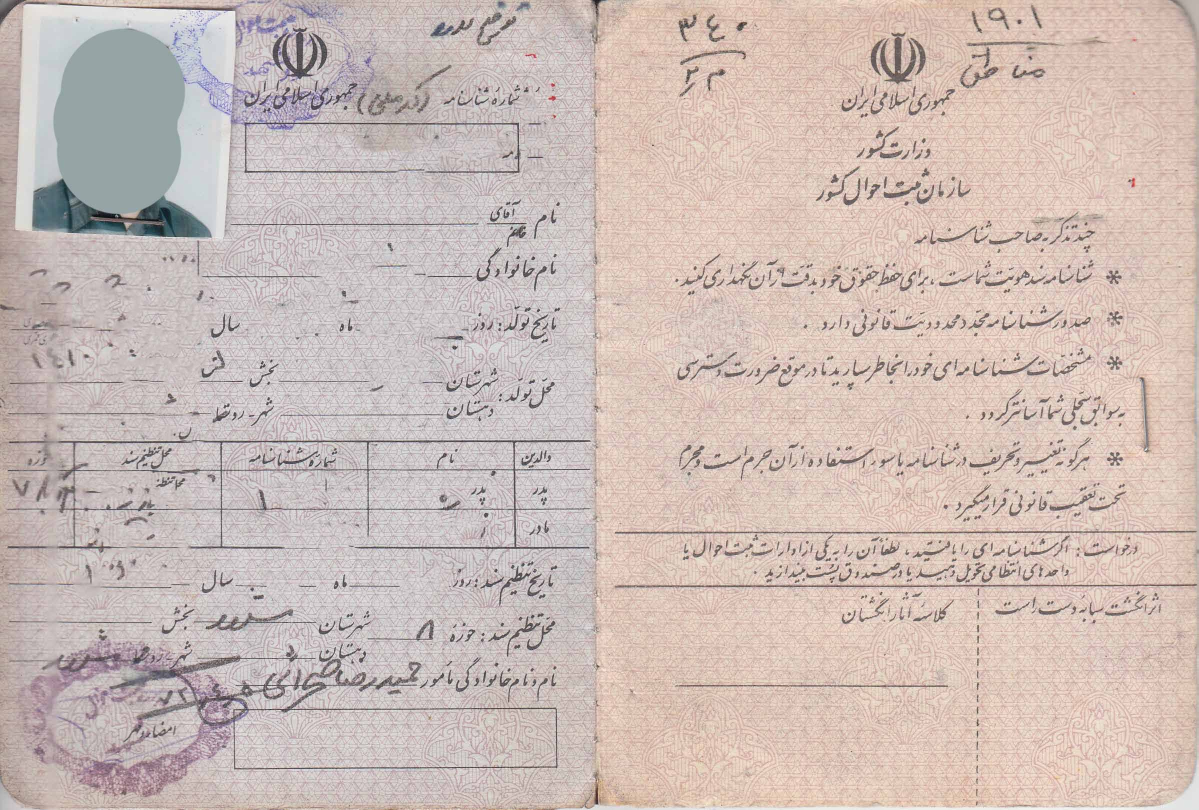
#> input picture mobile/assets/company_samples/birth_certificate_page_1.jpg, 2397 x 1620 px (shown at 1/2 size)
$ python -i plate_digit_trainer.py   (imports and definitions only)
#> lines starting #> are read from the running program, lines starting #| are printed output that depends on the picture; after the words box and inside, x2 and y2 are one past the last pixel; in counts of white or black regions, pixels touching at a corner belong together
#!/usr/bin/env python3
# -*- coding: utf-8 -*-
"""
آموزش مدل واقعی تشخیص ۵ رقم پلاک تاکسی مشهد: [دو رقم] ت [سه رقم] - ۱۲
ورودی: manifest JSON شامل مسیر تصویر برش‌خورده و برچسب ۵ رقمی هر نمونه.
خروجی: فایل joblib مدل + metadata JSON.
"""
import argparse, json, os, sys, time, traceback
from pathlib import Path
import numpy as np
import cv2
import joblib
from sklearn.ensemble import RandomForestClassifier
from sklearn.model_selection import train_test_split
from sklearn.metrics import accuracy_score, classification_report, confusion_matrix

IMG_SIZE = 32

def read_image(path):
    img = cv2.imdecode(np.fromfile(path, dtype=np.uint8), cv2.IMREAD_COLOR)
    if img is None:
        img = cv2.imread(path)
    return img

def prep_plate(img):
    if img is None:
        return None, None
    h, w = img.shape[:2]
    if w < 80 or h < 25:
        return None, None
    # حذف حاشیه‌های افراطی و تمرکز روی نوار مرکزی پلاک
    top = int(h * 0.08); bottom = int(h * 0.92)
    left = int(w * 0.03); right = int(w * 0.97)
    roi = img[top:bottom, left:right]
    gray = cv2.cvtColor(roi, cv2.COLOR_BGR2GRAY)
    gray = cv2.GaussianBlur(gray, (3,3), 0)
    th = cv2.adaptiveThreshold(gray,255,cv2.ADAPTIVE_THRESH_GAUSSIAN_C,cv2.THRESH_BINARY_INV,31,9)
    th = cv2.morphologyEx(th, cv2.MORPH_OPEN, np.ones((2,2), np.uint8))
    return roi, th

def normalize_digit(crop):
    if crop is None or crop.size == 0:
        return None
    if len(crop.shape) == 3:
        crop = cv2.cvtColor(crop, cv2.COLOR_BGR2GRAY)
    # اطمینان از رقم سفید روی زمینه سیاه
    if crop.mean() > 127:
        crop = 255 - crop
    ys, xs = np.where(crop > 20)
    if len(xs) and len(ys):
        crop = crop[max(0, ys.min()-2):min(crop.shape[0], ys.max()+3), max(0, xs.min()-2):min(crop.shape[1], xs.max()+3)]
    h, w = crop.shape[:2]
    if h == 0 or w == 0:
        return None
    scale = min((IMG_SIZE-6)/w, (IMG_SIZE-6)/h)
    nw, nh = max(1, int(w*scale)), max(1, int(h*scale))
    resized = cv2.resize(crop, (nw, nh), interpolation=cv2.INTER_AREA)
    canvas = np.zeros((IMG_SIZE, IMG_SIZE), dtype=np.uint8)
    x = (IMG_SIZE-nw)//2; y = (IMG_SIZE-nh)//2
    canvas[y:y+nh, x:x+nw] = resized
    return canvas.astype(np.float32).reshape(-1) / 255.0

def contour_slots(th):
    h, w = th.shape[:2]
    contours, _ = cv2.findContours(th, cv2.RETR_EXTERNAL, cv2.CHAIN_APPROX_SIMPLE)
    boxes = []
    for c in contours:
        x,y,bw,bh = cv2.boundingRect(c)
        area = bw*bh
        if bh < h*0.32 or bh > h*0.95: continue
        if bw < w*0.012 or bw > w*0.20: continue
        if area < h*w*0.004: continue
        # حذف منطقه ۱۲ سمت راست: اگر خیلی انتهای راست باشد بعداً اولویت پایین می‌گیرد
        boxes.append((x,y,bw,bh))
    if not boxes:
        return []
    # ادغام اجزای نزدیک که متعلق به یک رقم هستند
    boxes = sorted(boxes, key=lambda b: b[0])
    merged = []
    for b in boxes:
        if not merged:
            merged.append(list(b)); continue
        px,py,pw,ph = merged[-1]
        gap = b[0] - (px+pw)
        if gap < w*0.012 and abs((b[1]+b[3]/2)-(py+ph/2)) < h*0.25:
            nx=min(px,b[0]); ny=min(py,b[1]); nr=max(px+pw,b[0]+b[2]); nb=max(py+ph,b[1]+b[3])
            merged[-1]=[nx,ny,nr-nx,nb-ny]
        else:
            merged.append(list(b))
    boxes = [tuple(b) for b in merged]
    # در پلاک ایران ۱۲، دو رقم منطقه در انتهای راست است؛ پنج رقم اصلی قبل از آن قرار می‌گیرد.
    boxes = sorted(boxes, key=lambda b: b[0])
    if len(boxes) >= 7:
        return boxes[:5]
    if len(boxes) >= 5:
        return boxes[:5]
    return []

def fixed_slots(th):
    h, w = th.shape[:2]
    # برش تقریبی پنج جایگاه عددی: ناحیه سمت راست منطقه ۱۲ کنار گذاشته می‌شود.
    usable_left = int(w*0.04)
    usable_right = int(w*0.78)
    usable_w = max(10, usable_right-usable_left)
    slots = []
    # دو رقم اول، حرف ت، سه رقم آخر. فضای حرف با یک فاصله میانی رد می‌شود.
    rel = [(0.00,0.14),(0.14,0.28),(0.42,0.56),(0.56,0.70),(0.70,0.84)]
    for a,b in rel:
        x = usable_left + int(usable_w*a); x2 = usable_left + int(usable_w*b)
        slots.append((x, int(h*0.05), max(2,x2-x), int(h*0.90)))
    return slots

def extract_digit_features(image_path):
    img = read_image(image_path)
#> in read_image, img is the input picture: shape (1620, 2397, 3); mean B, G, R 183.3, 188.9, 204.2
    roi, th = prep_plate(img)
#> in prep_plate, `roi = img[top:bottom, left:right]`:
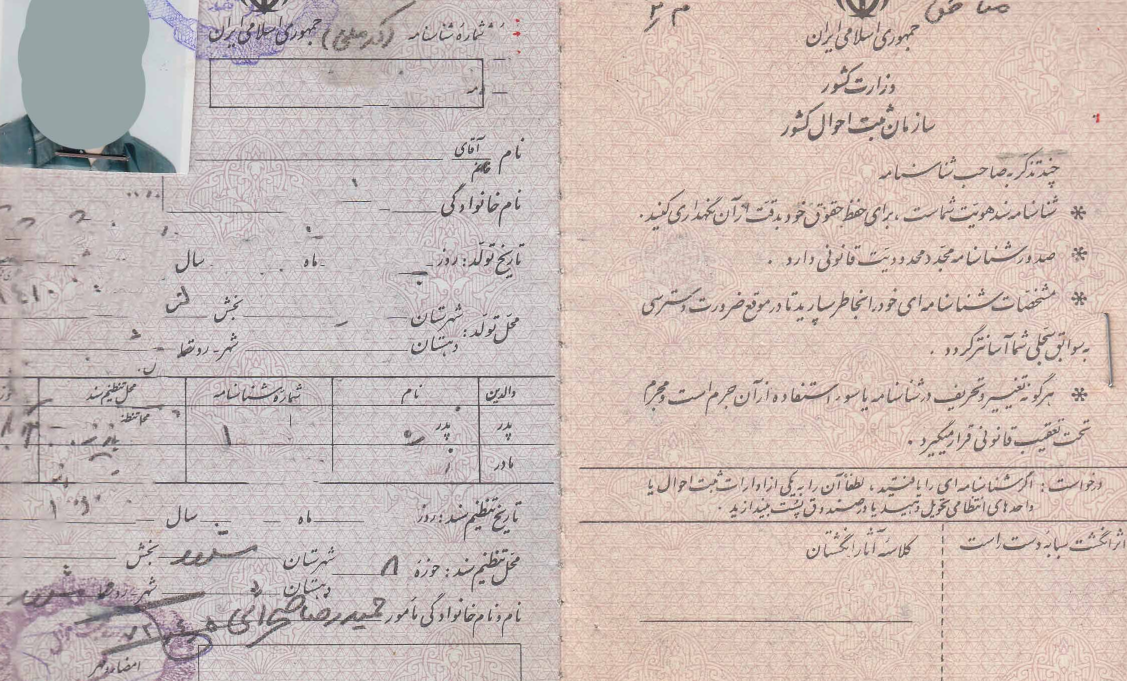
#> roi: shape (1361, 2254, 3) (shown at 1/2 size); mean B, G, R 184.3, 189.3, 204.1
#> in prep_plate, `gray = cv2.cvtColor(roi, cv2.COLOR_BGR2GRAY)`:
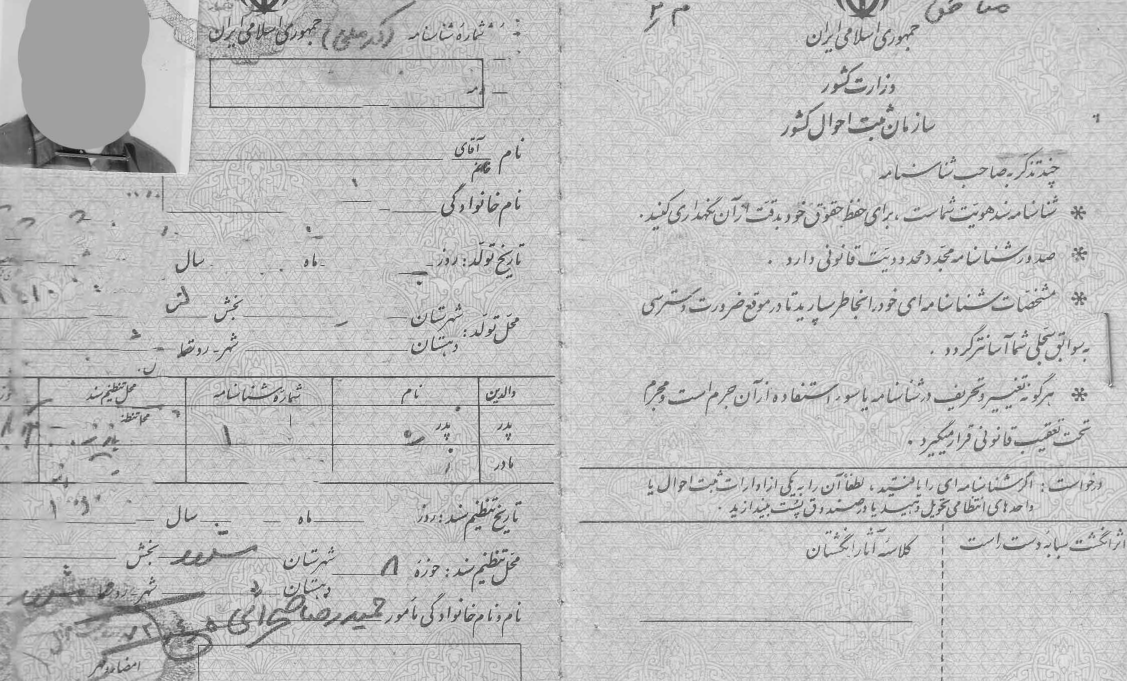
#> gray: shape (1361, 2254) (shown at 1/2 size); min 1, max 255, mean 193.3
#> in prep_plate, `th = cv2.adaptiveThreshold(gray,255,cv2.ADAPTIVE_THRESH_GAUSSIAN_C,cv2..`:
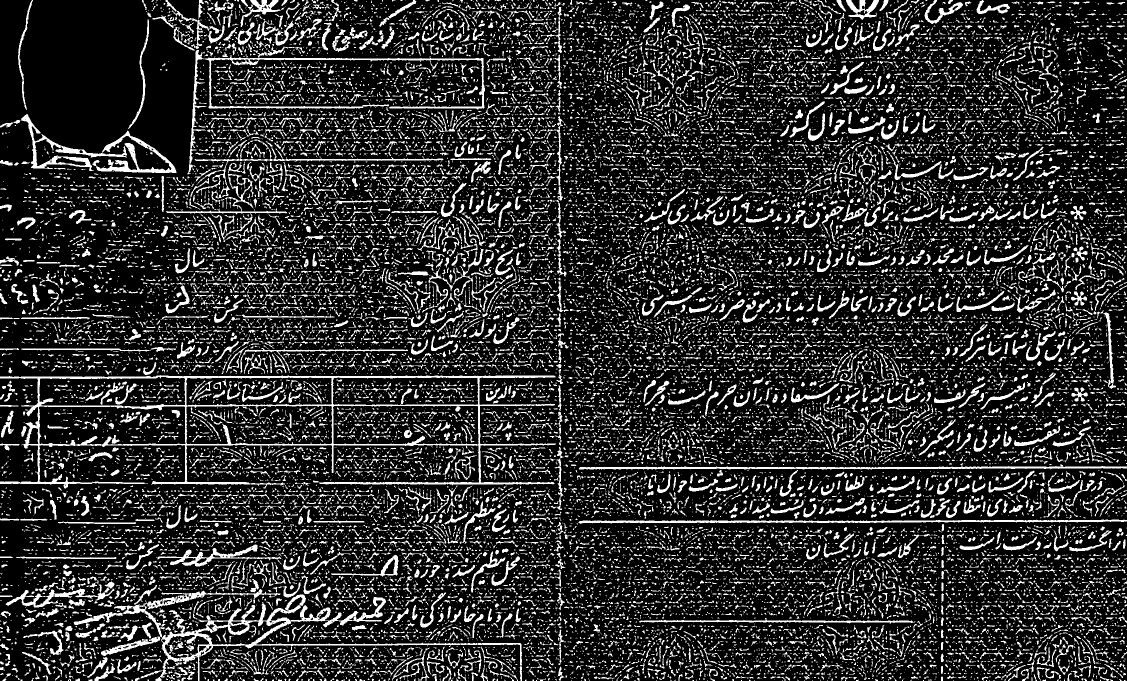
#> th: shape (1361, 2254) (shown at 1/2 size); 18.1% white; 25785 white regions (20201 under 20 px), largest, box (x1, y1, x2, y2) and area: (0, 750, 1112, 977) 20492, (147, 1178, 1044, 1361) 15254, (410, 93, 970, 219) 5510
#> in prep_plate, `th = cv2.morphologyEx(th, cv2.MORPH_OPEN, np.ones((2,2), np.uint8))`:
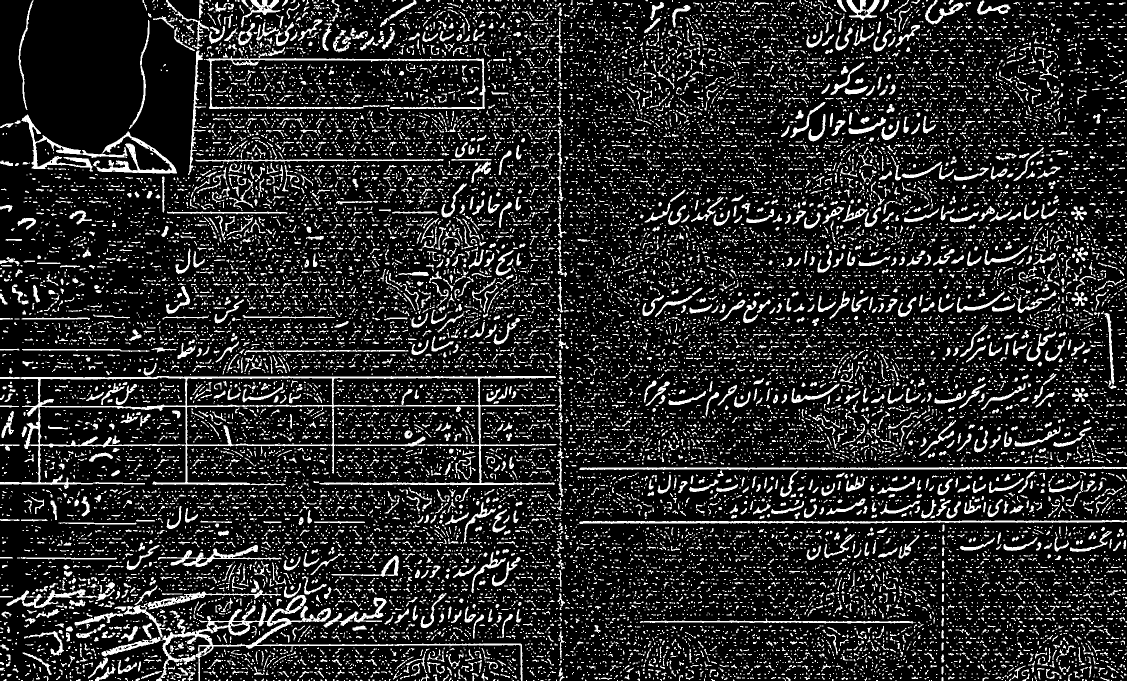
#> th: shape (1361, 2254) (shown at 1/2 size); 15.8% white; 21129 white regions (16349 under 20 px)
    if th is None: return [], 'bad_image'
    boxes = contour_slots(th)
#> in contour_slots, `contours, _ = cv2.findContours(th, cv2.RETR_EXTERNAL, cv2.CHAIN_APPROX..`: contours = 20426 contours, 18016 with area under 20; largest, box (x1, y1, x2, y2) and area: (0, 752, 1113, 978) 128115, (312, 1190, 1045, 1361) 12010, (411, 112, 971, 220) 3902, (1158, 1040, 2254, 1048) 3378, (1159, 930, 2254, 940) 3354
#> the loop in contour_slots, `for c in contours:` made 20426 passes
#> (c, x, y, bw, bh, area) on passes 1 to 3: ([[2241, 1360], [2242, 1360]], 2241, 1360, 2, 1, 2), ([[2222, 1360], [2223, 1360]], 2222, 1360, 2, 1, 2), ([[2184, 1360], [2186, 1360]], 2184, 1360, 3, 1, 3)
#> after the loop in contour_slots, `for c in contours:`: boxes = []
#> boxes = []
    method = 'contour'
    if len(boxes) < 5:
        boxes = fixed_slots(th); method = 'fixed'
#> after `boxes = fixed_slots(th)`: boxes = [(90, 68, 233, 1224), (323, 68, 234, 1224), (790, 68, 234, 1224), (1024, 68, 233, 1224), (1257, 68, 234, 1224)]
    feats = []
    for x,y,w,h in boxes[:5]:
        pad_x = max(1, int(w*0.12)); pad_y = max(1, int(h*0.10))
        x0=max(0,x-pad_x); y0=max(0,y-pad_y); x1=min(th.shape[1],x+w+pad_x); y1=min(th.shape[0],y+h+pad_y)
        f = normalize_digit(th[y0:y1, x0:x1])
        if f is not None: feats.append(f)
#> this loop made 5 passes
#> (pad_x, x0, x1) on passes 1 to 5: (27, 63, 350), (28, 295, 585), (28, 762, 1052), (27, 997, 1284), (28, 1229, 1519)
#> pass 1, in normalize_digit, `crop = crop[max(0, ys.min()-2):min(crop.shape[0], ys.max()+3), max(0, ..`:
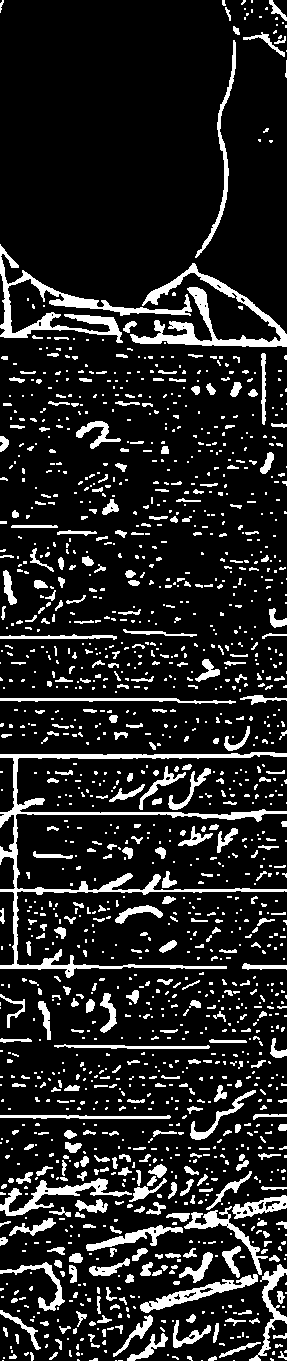
#> crop: shape (1361, 287); 14% white; 1527 white regions (1094 under 20 px), largest, box (x1, y1, x2, y2) and area: (0, 752, 287, 978) 5744, (130, 263, 287, 347) 3104, (0, 244, 192, 343) 3063
#> pass 2, in normalize_digit (call 2), `crop = crop[max(0, ys.min()-2):min(crop.shape[0], ys.max()+3), max(0, ..`:
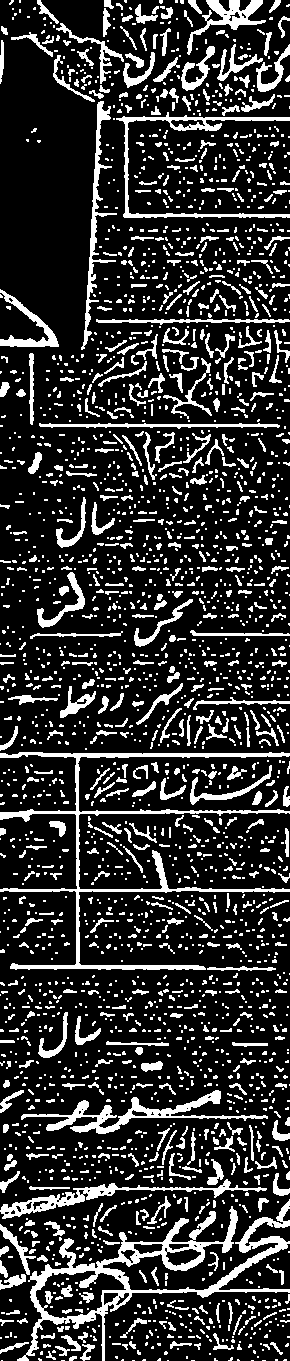
#> crop: shape (1361, 290); 19.1% white; 2581 white regions (1928 under 20 px), largest, box (x1, y1, x2, y2) and area: (17, 1199, 290, 1361) 6650, (0, 752, 290, 970) 4976, (21, 1090, 268, 1134) 2230
#> pass 3, in normalize_digit (call 3), `crop = crop[max(0, ys.min()-2):min(crop.shape[0], ys.max()+3), max(0, ..`:
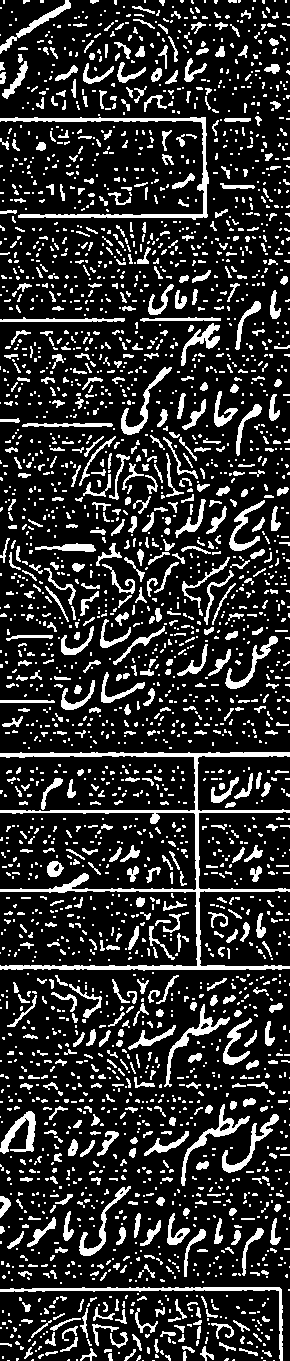
#> crop: shape (1361, 290); 18.5% white; 2855 white regions (2099 under 20 px), largest, box (x1, y1, x2, y2) and area: (0, 752, 290, 971) 5265, (0, 117, 209, 220) 1879, (0, 1287, 283, 1361) 1190
#> after the loop, feats = 5 items
    if len(feats) != 5:
        return [], 'segmentation_failed'
    return feats, method

# [56 lines left out: functions train, main, not called in this run]
# [1 line not run here, left out]

>>> result = extract_digit_features('../../../mobile/assets/company_samples/birth_certificate_page_1.jpg')
